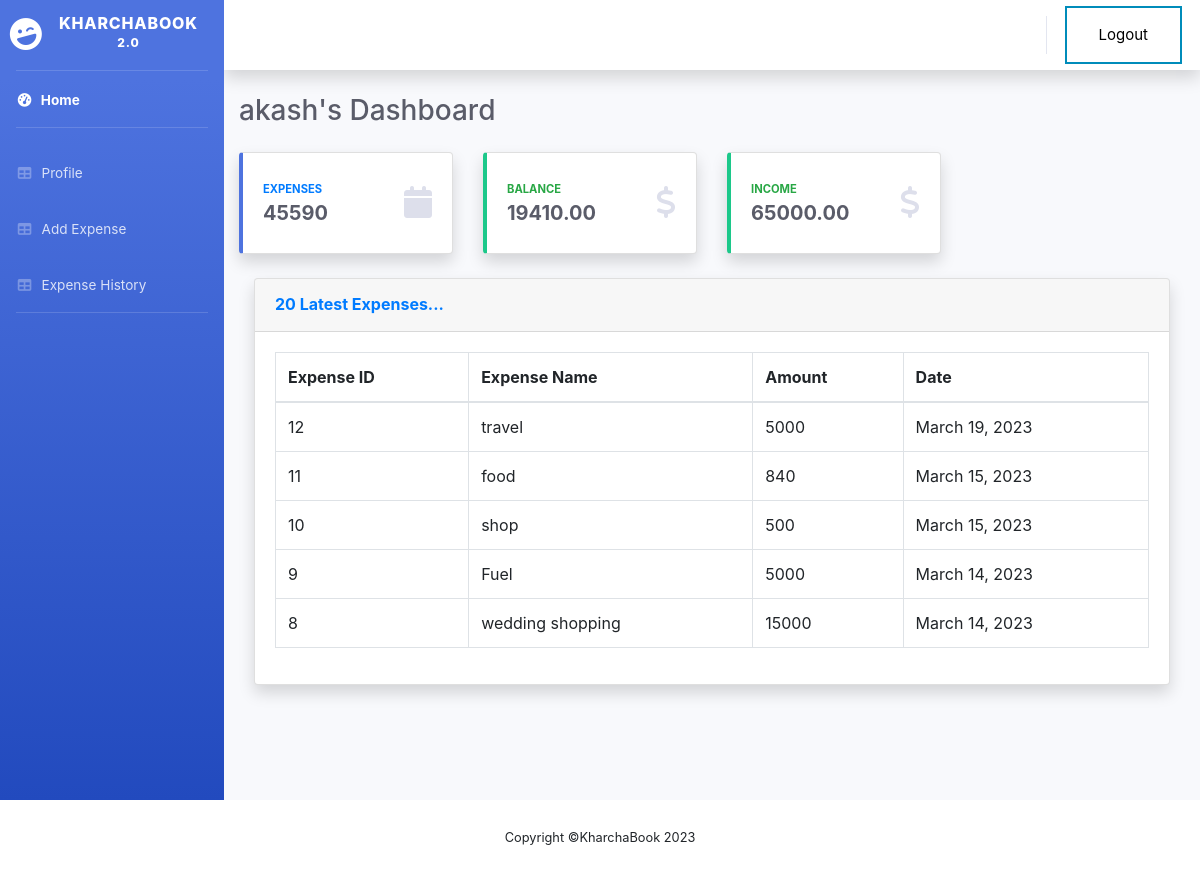
Before: /home/ (signed in) with the older database file.
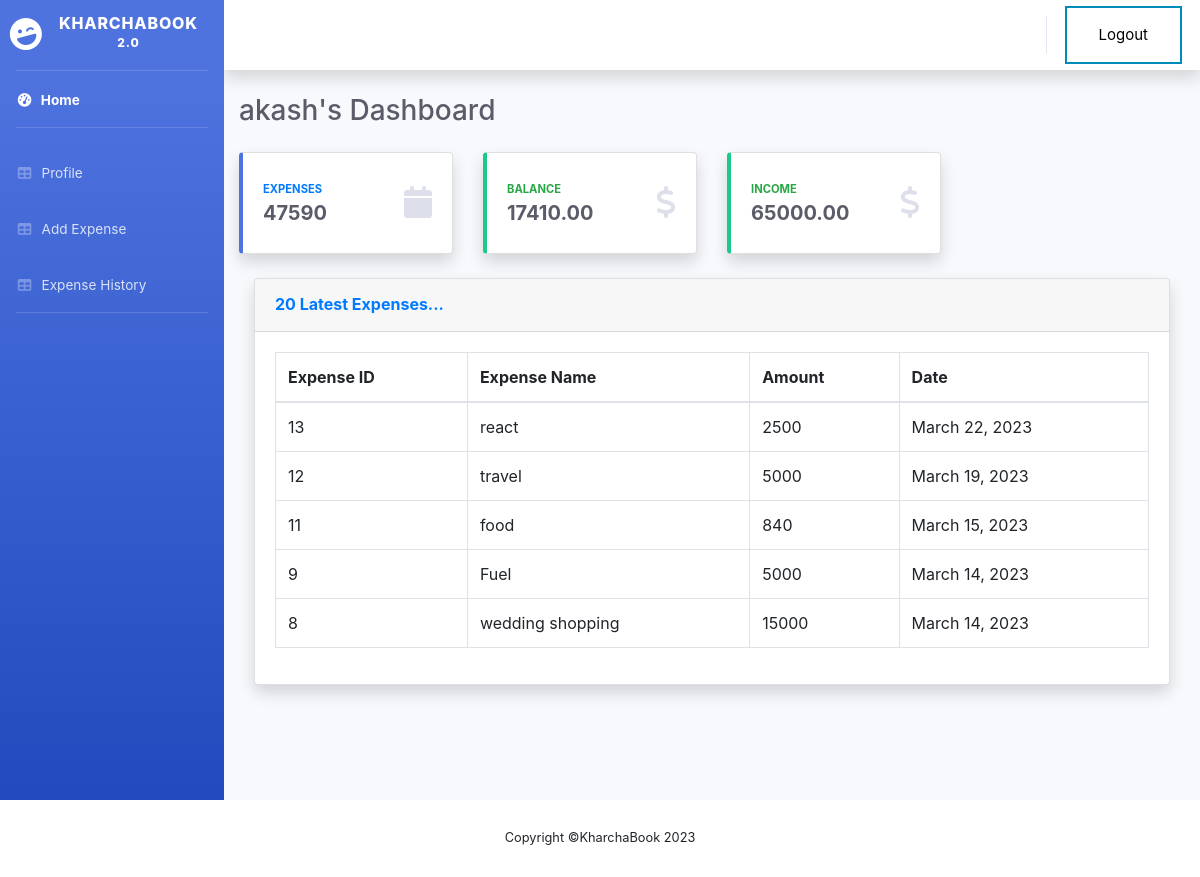
After: the same page with the newer database file.
### home/models.py (models this page shows, shortened)
class Profile(models.Model):
    user = models.OneToOneField(User, on_delete=models.CASCADE)
    income = models.DecimalField(max_digits=10, decimal_places=2, default=0.00)
    def __str__(self):
        return self.user.username

class Expense(models.Model):
    user = models.ForeignKey(User, default=1, on_delete=models.CASCADE)
    profile = models.ForeignKey(Profile, on_delete=models.CASCADE, related_name='expenses')
    name = models.CharField(max_length=100)
    amount = models.CharField(max_length=10)
    date = models.DateField(default=now)

### home/views.py (the view)
# urls.py: 2. Add a URL to urlpatterns:  path('', views.home, name='home')
@login_required(login_url = 'login')
def home(request):
	expenses = Expense.objects.none()
	top_five_expense = Expense.objects.none()
	try:
		profile = request.user.profile
		expenses = Expense.objects.filter(profile=profile).order_by('-id')
		top_five_expense = expenses[:5]
		income = profile.income if profile.income is not None else 0
		amounts = [int(expense.amount) for expense in expenses]
		total_expense = sum(amounts)
		balance = income - total_expense
	except Profile.DoesNotExist:
		profile = "New User"
		income = 0
		total_expense = 0
		balance = 0
	context = {
		"income": income,
		"total_expense": total_expense,
		"balance":balance,
		"profile":profile,
		"expenses_count": expenses.count(),
		"top_five_expense":top_five_expense,
	}
	return render(request, 'home.html',context)

### templates/home.html (shortened to what this page needs)
{% extends 'base.html' %}
{% load static %}
{% block content %}
<body id="page-top">
    <div id="wrapper">
        <ul class="navbar-nav bg-gradient-primary sidebar sidebar-dark accordion" id="accordionSidebar">
            <a class="sidebar-brand d-flex align-items-center justify-content-center" href="/home">
                <div class="sidebar-brand-icon rotate-n-15">
                    <i class="fas fa-laugh-wink"></i>
                </div>
                <div class="sidebar-brand-text mx-3">KharchaBook <sup>2.0</sup></div>
            </a>
            <hr class="sidebar-divider my-0">
            {% if user.is_authenticated %}
                <li class="nav-item active">
                    <a class="nav-link" href="{% url 'home' %}">
                        <i class="fas fa-fw fa-tachometer-alt"></i>
                        <span>Home</span></a>
                </li>
            {% endif %}
            <hr class="sidebar-divider">
            {% if user.is_authenticated %}
            <li class="nav-item">
                <a class="nav-link" href="{% url 'profile' %}">
                    <i class="fas fa-fw fa-table"></i>
                    <span>Profile </span></a>
            </li>
            {% endif %}
            {% if user.is_authenticated %}
            <li class="nav-item">
                <a class="nav-link" href="{% url 'add_expense' %}">
                    <i class="fas fa-fw fa-table"></i>
                    <span>Add Expense </span></a>
            </li>
            {% endif %}
            {% if user.is_authenticated %}
            <li class="nav-item">
                <a class="nav-link" href="{% url 'expense_history' %}">
                    <i class="fas fa-fw fa-table"></i>
                    <span>Expense History</span></a>
            </li>
            {% endif %}
            <hr class="sidebar-divider d-none d-md-block">
        </ul>
        <div id="content-wrapper" class="d-flex flex-column">
            <div id="content">
                <nav class="navbar navbar-expand navbar-light bg-white topbar mb-4 static-top shadow">
                    <ul class="navbar-nav ml-auto">
                        {% if user.is_authenticated %}
                        <li class="nav-item">
                            <li class="nav-item">
                                <a class="button button2" href="{% url 'logout' %}" role="button">Logout</a>
                            </li>
                        </li>
                        {% else %}
                        <li class="nav-item">
                            <li class="nav-item">
                                <a class="button button2" href="{% url 'login' %}" role="button">Login</a>
                            </li>
                        </li>
                        {% endif %}
                    </ul>
                </nav>
                <div class="container-fluid">
                    <div class="d-sm-flex align-items-center justify-content-between mb-4">
                        <b><h1 class="h3 mb-0 text-gray-800">{{profile}}'s Dashboard</h1></b>
                    </div>
                        <div class="row">
                            <div class="col-xl-3 col-md-6 mb-4">
                                <div class="card border-left-primary shadow h-100 py-2">
                                    <div class="card-body">
                                        <div class="row no-gutters align-items-center">
                                            <div class="col mr-2">
                                                <div class="text-xs font-weight-bold text-primary text-uppercase mb-1">
                                                    Expenses</div>
                                                <div class="h5 mb-0 font-weight-bold text-gray-800">{{total_expense}}</div>
                                            </div>
                                            <div class="col-auto">
                                                <i class="fas fa-calendar fa-2x text-gray-300"></i>
                                            </div>
                                        </div>
                                    </div>
                                </div>
                            </div>
                            <div class="col-xl-3 col-md-6 mb-4">
                                <div class="card border-left-success shadow h-100 py-2">
                                    <div class="card-body">
                                        <div class="row no-gutters align-items-center">
                                            <div class="col mr-2">
                                                <div class="text-xs font-weight-bold text-success text-uppercase mb-1">
                                                    Balance</div>
                                                <div class="h5 mb-0 font-weight-bold text-gray-800">{{balance}}</div>
                                            </div>
                                            <div class="col-auto">
                                                <i class="fas fa-dollar-sign fa-2x text-gray-300"></i>
                                            </div>
                                        </div>
                                    </div>
                                </div>
                            </div>
                            <div class="col-xl-3 col-md-6 mb-4">
                                <div class="card border-left-success shadow h-100 py-2">
                                    <div class="card-body">
                                        <div class="row no-gutters align-items-center">
                                            <div class="col mr-2">
                                                <div class="text-xs font-weight-bold text-success text-uppercase mb-1">
                                                    Income</div>
                                                <div class="h5 mb-0 font-weight-bold text-gray-800">{{income}}</div>
                                            </div>
                                            <div class="col-auto">
                                                <i class="fas fa-dollar-sign fa-2x text-gray-300"></i>
                                            </div>
                                        </div>
                                    </div>
                                </div>
                            </div>
                        </div>
                        <div class="container-fluid">
                            <div class="card shadow mb-4">
                                <div class="card-header py-3">
                                    <h6 class="m-0 font-weight-bold text-primary">20 Latest Expenses...</h6>
                                </div>
                                    <div class="card-body">
                                        <div class="table-responsive">
                                            <table class="table table-bordered" id="dataTable" width="100%" cellspacing="0">
                                                <thead>
                                                    <tr>
                                                        <th scope="col">Expense ID</th>
                                                        <th scope="col">Expense Name</th>
                                                        <th scope="col">Amount</th>
                                                        <th scope="col">Date</th>
                                                    </tr>
                                                </thead>
                                                <tfoot>
                                                    <tbody>
                                                        {% for expense in top_five_expense %}
                                                        <tr>
                                                            <td>{{expense.id}}</td>
                                                            <td>{{expense.name}}</td>
                                                            <td>{{expense.amount}}</td>
                                                            <td>{{expense.date}}</td>
                                                        </tr>
                                                        {% endfor %}
                                                    </tbody>
                                                </tfoot>
                                            </table>
                                        </div>
                                    </div>
                                </div>
                            </div>
                        </div>
                </div>
        </div>
    </div>
</body>
{% endblock %}

### templates/base.html (shortened to what this page needs)
{% load static %}
<!DOCTYPE html>
<html lang="en">
<head>
    <link href="vendor/fontawesome-free/css/all.min.css" rel="stylesheet" type="text/css">
    <link href="{% static 'sb-admin-2.min.css'%}" rel="stylesheet">
    <link rel="stylesheet" href="https://stackpath.bootstrapcdn.com/bootstrap/4.4.1/css/bootstrap.min.css">
</head>
</html>
<body>
    {% block content %}
    {% endblock %}
    {% include 'includes/footer.html' %}
</body>
</html>

### templates/includes/footer.html
{%load static%}
<footer class="sticky-footer bg-white">
  <div class="container my-auto">
      <div class="copyright text-center my-auto">
          <span>Copyright &copy;KharchaBook 2023</span>
      </div>
  </div>
</footer>

### templates/base.html (style rules this page uses)
.button { background-color: #4CAF50; border: none; color: white; padding: 16px 32px; text-align: center; text-decoration: none; display: inline-block; font-size: 15px; margin: 4px 2px; transition-duration: 0.4s; cursor: pointer; }
.button2 { background-color: white; color: black; border: 2px solid #008CBA; }

Changed rows visible on the page:
removed Expense: id "10", name "shop", amount "500", date "March 15, 2023"
added Expense: id "13", name "react", amount "2500", date "March 22, 2023"
Other visible differences:
{{ total_expense }}: "45590" → "47590"
{{ balance }}: "19410.00" → "17410.00"
